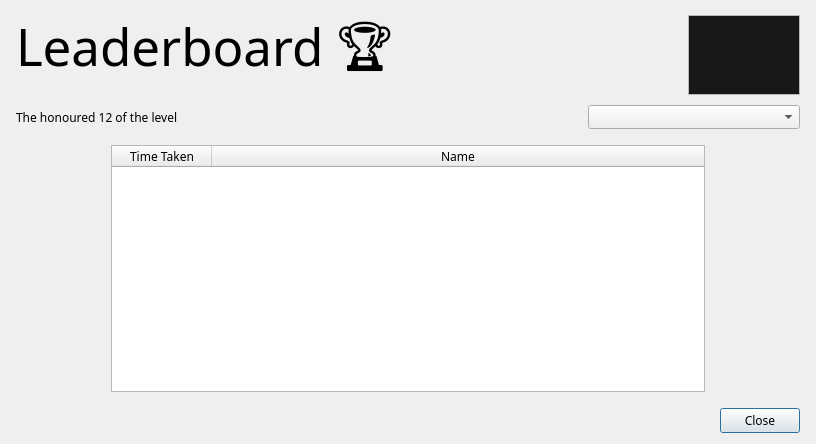
<?xml version="1.0" encoding="UTF-8"?>
<ui version="4.0">
 <class>viewStats</class>
 <widget class="QDialog" name="viewStats">
  <property name="windowModality">
   <enum>Qt::WindowModality::WindowModal</enum>
  </property>
  <property name="geometry">
   <rect>
    <x>0</x>
    <y>0</y>
    <width>816</width>
    <height>444</height>
   </rect>
  </property>
  <property name="minimumSize">
   <size>
    <width>816</width>
    <height>444</height>
   </size>
  </property>
  <property name="maximumSize">
   <size>
    <width>10000000</width>
    <height>1000000</height>
   </size>
  </property>
  <property name="font">
   <font>
    <family>Comfortaa</family>
    <hintingpreference>PreferNoHinting</hintingpreference>
   </font>
  </property>
  <property name="windowTitle">
   <string>Leaderboard</string>
  </property>
  <property name="windowIcon">
   <iconset resource="../assets/assets.qrc">
    <normaloff>:/base/images/wikiLYNX_logo.svg</normaloff>:/base/images/wikiLYNX_logo.svg</iconset>
  </property>
  <layout class="QVBoxLayout" name="verticalLayout">
   <item>
    <layout class="QHBoxLayout" name="layout0">
     <property name="sizeConstraint">
      <enum>QLayout::SizeConstraint::SetFixedSize</enum>
     </property>
     <property name="leftMargin">
      <number>5</number>
     </property>
     <property name="topMargin">
      <number>0</number>
     </property>
     <property name="rightMargin">
      <number>5</number>
     </property>
     <item>
      <widget class="QLabel" name="mainLabel">
       <property name="font">
        <font>
         <family>Courier Prime</family>
         <pointsize>38</pointsize>
         <bold>false</bold>
         <hintingpreference>PreferNoHinting</hintingpreference>
        </font>
       </property>
       <property name="text">
        <string>Leaderboard 🏆</string>
       </property>
       <property name="textInteractionFlags">
        <set>Qt::TextInteractionFlag::NoTextInteraction</set>
       </property>
      </widget>
     </item>
     <item>
      <widget class="QTextBrowser" name="appLogo">
       <property name="sizePolicy">
        <sizepolicy hsizetype="Fixed" vsizetype="Fixed">
         <horstretch>0</horstretch>
         <verstretch>0</verstretch>
        </sizepolicy>
       </property>
       <property name="minimumSize">
        <size>
         <width>0</width>
         <height>0</height>
        </size>
       </property>
       <property name="maximumSize">
        <size>
         <width>112</width>
         <height>80</height>
        </size>
       </property>
       <property name="baseSize">
        <size>
         <width>100</width>
         <height>0</height>
        </size>
       </property>
       <property name="verticalScrollBarPolicy">
        <enum>Qt::ScrollBarPolicy::ScrollBarAlwaysOff</enum>
       </property>
       <property name="horizontalScrollBarPolicy">
        <enum>Qt::ScrollBarPolicy::ScrollBarAlwaysOff</enum>
       </property>
       <property name="html">
        <string>&lt;!DOCTYPE HTML PUBLIC &quot;-//W3C//DTD HTML 4.0//EN&quot; &quot;http://www.w3.org/TR/REC-html40/strict.dtd&quot;&gt;
&lt;html&gt;&lt;head&gt;&lt;meta name=&quot;qrichtext&quot; content=&quot;1&quot; /&gt;&lt;meta charset=&quot;utf-8&quot; /&gt;&lt;style type=&quot;text/css&quot;&gt;
p, li { white-space: pre-wrap; }
hr { height: 1px; border-width: 0; }
li.unchecked::marker { content: &quot;\2610&quot;; }
li.checked::marker { content: &quot;\2612&quot;; }
&lt;/style&gt;&lt;/head&gt;&lt;body style=&quot; font-family:'Comfortaa'; font-size:10pt; font-weight:400; font-style:normal;&quot; bgcolor=&quot;#181818&quot;&gt;
&lt;p style=&quot; margin-top:0px; margin-bottom:0px; margin-left:0px; margin-right:0px; -qt-block-indent:0; text-indent:0px;&quot;&gt;&lt;img src=&quot;:/base/images/wikiLYNX_logo.svg&quot; width=&quot;100&quot; height=&quot;70&quot; /&gt;&lt;/p&gt;&lt;/body&gt;&lt;/html&gt;</string>
       </property>
      </widget>
     </item>
    </layout>
   </item>
   <item>
    <layout class="QHBoxLayout" name="layout1">
     <property name="leftMargin">
      <number>5</number>
     </property>
     <property name="rightMargin">
      <number>5</number>
     </property>
     <item>
      <widget class="QLabel" name="label">
       <property name="sizePolicy">
        <sizepolicy hsizetype="Preferred" vsizetype="Preferred">
         <horstretch>0</horstretch>
         <verstretch>0</verstretch>
        </sizepolicy>
       </property>
       <property name="font">
        <font>
         <family>Courier Prime</family>
         <hintingpreference>PreferNoHinting</hintingpreference>
        </font>
       </property>
       <property name="text">
        <string>The honoured 12 of the level</string>
       </property>
      </widget>
     </item>
     <item>
      <widget class="QComboBox" name="levelSelect">
       <property name="sizePolicy">
        <sizepolicy hsizetype="Fixed" vsizetype="Fixed">
         <horstretch>0</horstretch>
         <verstretch>0</verstretch>
        </sizepolicy>
       </property>
       <property name="maximumSize">
        <size>
         <width>212</width>
         <height>24</height>
        </size>
       </property>
       <property name="toolTip">
        <string>Select Level</string>
       </property>
       <property name="placeholderText">
        <string>Level</string>
       </property>
      </widget>
     </item>
    </layout>
   </item>
   <item>
    <layout class="QGridLayout" name="layout2">
     <property name="leftMargin">
      <number>100</number>
     </property>
     <property name="topMargin">
      <number>10</number>
     </property>
     <property name="rightMargin">
      <number>100</number>
     </property>
     <property name="bottomMargin">
      <number>10</number>
     </property>
     <item row="0" column="0">
      <widget class="QTableWidget" name="table">
       <property name="sizeAdjustPolicy">
        <enum>QAbstractScrollArea::SizeAdjustPolicy::AdjustIgnored</enum>
       </property>
       <property name="editTriggers">
        <set>QAbstractItemView::EditTrigger::NoEditTriggers</set>
       </property>
       <attribute name="horizontalHeaderVisible">
        <bool>true</bool>
       </attribute>
       <attribute name="horizontalHeaderShowSortIndicator" stdset="0">
        <bool>true</bool>
       </attribute>
       <attribute name="horizontalHeaderStretchLastSection">
        <bool>true</bool>
       </attribute>
       <attribute name="verticalHeaderVisible">
        <bool>false</bool>
       </attribute>
       <column>
        <property name="text">
         <string>Time Taken</string>
        </property>
       </column>
       <column>
        <property name="text">
         <string>Name</string>
        </property>
       </column>
      </widget>
     </item>
    </layout>
   </item>
   <item>
    <layout class="QHBoxLayout" name="layout3">
     <property name="leftMargin">
      <number>5</number>
     </property>
     <property name="rightMargin">
      <number>5</number>
     </property>
     <item>
      <spacer name="horizontalSpacer">
       <property name="orientation">
        <enum>Qt::Orientation::Horizontal</enum>
       </property>
       <property name="sizeHint" stdset="0">
        <size>
         <width>40</width>
         <height>20</height>
        </size>
       </property>
      </spacer>
     </item>
     <item>
      <widget class="QPushButton" name="closeButton">
       <property name="maximumSize">
        <size>
         <width>100</width>
         <height>16777215</height>
        </size>
       </property>
       <property name="toolTip">
        <string>Close this Dialog</string>
       </property>
       <property name="layoutDirection">
        <enum>Qt::LayoutDirection::LeftToRight</enum>
       </property>
       <property name="text">
        <string>Close</string>
       </property>
       <property name="icon">
        <iconset theme="close"/>
       </property>
      </widget>
     </item>
    </layout>
   </item>
  </layout>
 </widget>
 <resources>
  <include location="../assets/assets.qrc"/>
 </resources>
 <connections/>
</ui>
